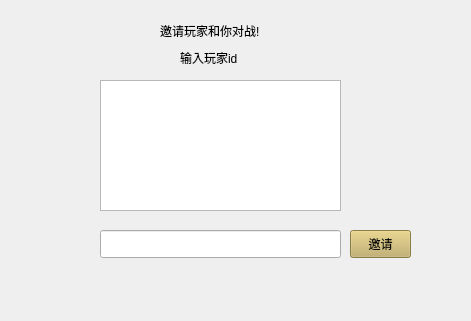
<?xml version="1.0" encoding="UTF-8"?>
<ui version="4.0">
 <class>Gameinvate</class>
 <widget class="QWidget" name="Gameinvate">
  <property name="geometry">
   <rect>
    <x>0</x>
    <y>0</y>
    <width>471</width>
    <height>321</height>
   </rect>
  </property>
  <property name="windowTitle">
   <string>Gameinvate</string>
  </property>
  <widget class="QLabel" name="label_2">
   <property name="geometry">
    <rect>
     <x>180</x>
     <y>50</y>
     <width>111</width>
     <height>16</height>
    </rect>
   </property>
   <property name="styleSheet">
    <string notr="true">font: 12pt &quot;楷体&quot;;</string>
   </property>
   <property name="text">
    <string>输入玩家id</string>
   </property>
  </widget>
  <widget class="QLabel" name="label">
   <property name="geometry">
    <rect>
     <x>160</x>
     <y>20</y>
     <width>171</width>
     <height>21</height>
    </rect>
   </property>
   <property name="styleSheet">
    <string notr="true">font: 12pt &quot;楷体&quot;;</string>
   </property>
   <property name="text">
    <string>邀请玩家和你对战!</string>
   </property>
  </widget>
  <widget class="QPushButton" name="btninvt">
   <property name="geometry">
    <rect>
     <x>350</x>
     <y>230</y>
     <width>61</width>
     <height>28</height>
    </rect>
   </property>
   <property name="styleSheet">
    <string notr="true">font: 12pt &quot;楷体&quot;;
background-color: rgb(195, 174, 98);</string>
   </property>
   <property name="text">
    <string>邀请</string>
   </property>
   <property name="shortcut">
    <string>Enter</string>
   </property>
  </widget>
  <widget class="QLineEdit" name="invateedit">
   <property name="geometry">
    <rect>
     <x>100</x>
     <y>230</y>
     <width>241</width>
     <height>28</height>
    </rect>
   </property>
   <property name="text">
    <string/>
   </property>
   <property name="frame">
    <bool>true</bool>
   </property>
  </widget>
  <widget class="QLabel" name="labtip">
   <property name="geometry">
    <rect>
     <x>100</x>
     <y>270</y>
     <width>241</width>
     <height>21</height>
    </rect>
   </property>
   <property name="styleSheet">
    <string notr="true">font: 9pt &quot;黑体&quot;;
</string>
   </property>
   <property name="text">
    <string/>
   </property>
  </widget>
  <widget class="QListWidget" name="friends">
   <property name="geometry">
    <rect>
     <x>100</x>
     <y>80</y>
     <width>241</width>
     <height>131</height>
    </rect>
   </property>
  </widget>
 </widget>
 <layoutdefault spacing="6" margin="11"/>
 <resources/>
 <connections/>
</ui>
